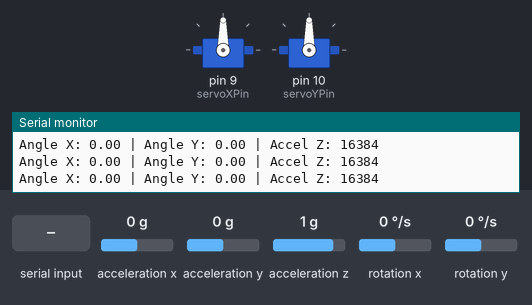
The sketch below on a simulated Arduino Uno, built with avr-gcc and run on an emulated ATmega328P. Parts: 2 × servo, the last lines printed to the serial monitor. Wiring (inferred from the names in the program): MPU-6050 motion sensor at I2C address 0x68. The test bench sets the inputs (shaded band); at power-on: acceleration y 0 g, acceleration z 1 g, acceleration x 0 g, rotation x 0 °/s, rotation y 0 °/s.

Above: at 1.2 s.
1.3 s: "30,150\n" received over Serial
At 2.4 s:
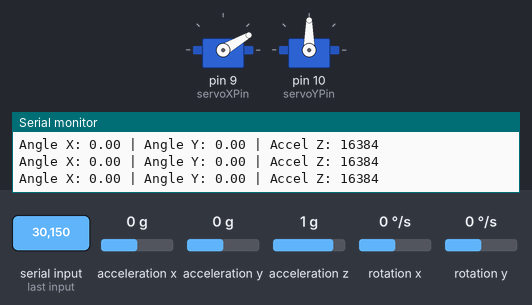
2.8 s: acceleration y set to -1.4 g
At 3.4 s:
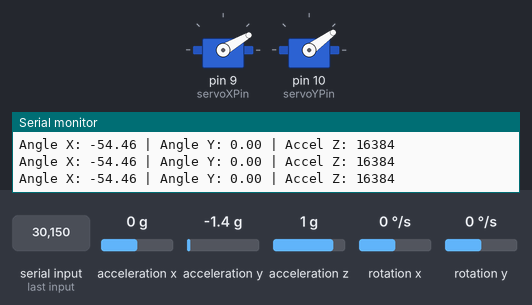
4.3 s: acceleration z set to -1.4 g
At 5.3 s:
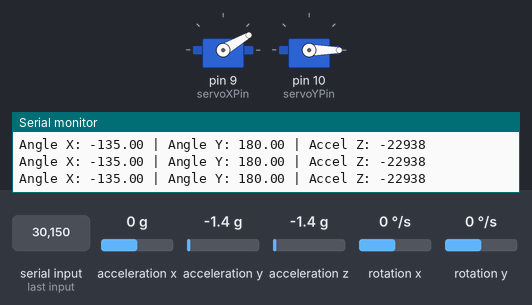
5.8 s: "auto\n" received over Serial
At 7.0 s:
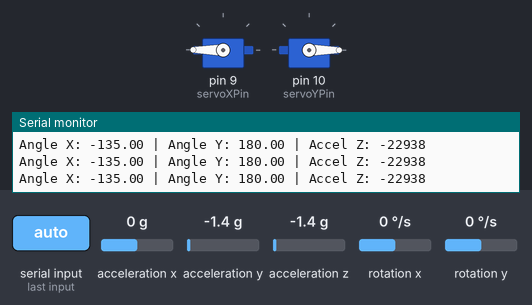
7.3 s: "90,45\n" received over Serial
At 8.0 s:
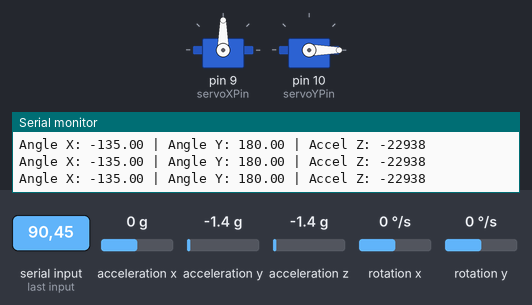
8.8 s: "5\n" received over Serial
At 9.3 s:
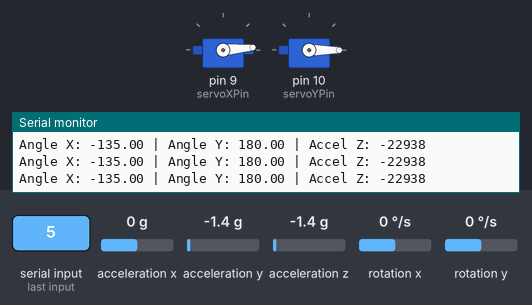
Timing chart, 0 to 11.3 s (numbered marks = the images above; inputs shaded):
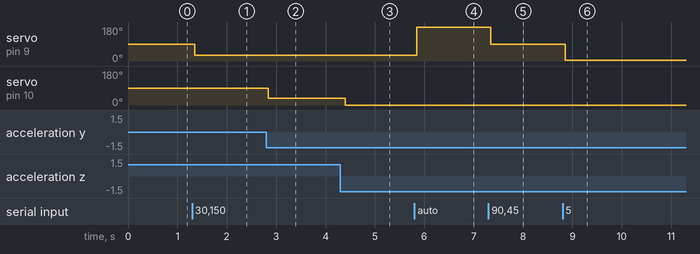

The sketch:

2AxisGimbalProject.ino
```cpp
#include <Wire.h>
#include <Servo.h>

// Create servo objects for X and Y axes
Servo servoX;
Servo servoY;

// Define pin numbers for the servos
const int servoXPin = 9;
const int servoYPin = 10;

// MPU6050 I2C address constant
const int MPU_addr = 0x68;

// Variables to hold raw sensor readings
int16_t ax, ay, az;
int16_t gx, gy, gz;

// Manual control variables for the X-axis servo
bool isManualControlX = false; // Flag to toggle between manual and automatic modes
int manualXAngle = 90;          // Default angle for manual control
String inputString = "";         // To store serial input

void setup() {
  Serial.begin(9600); // Start serial communication at 9600 baud rate
  Wire.begin();       // Initialize I2C communication

  // Set up the MPU6050 sensor
  Wire.beginTransmission(MPU_addr);
  Wire.write(0x6B); // Access the power management register
  Wire.write(0);    // Wake up the sensor
  Wire.endTransmission(true);

  // Attach servos to their respective pins
  servoX.attach(servoXPin);
  servoY.attach(servoYPin);

  // Initialize servos to center position
  servoX.write(90);
  servoY.write(90);
}

void loop() {
  // Check for available serial input
  if (Serial.available() > 0) {
    inputString = Serial.readStringUntil('\n'); // Read input until newline
    inputString.trim(); // Clean up any extra spaces or newlines

    // Print the received input for debugging
    Serial.print("Received command: '");
    Serial.print(inputString);
    Serial.println("'");

    // Handle the command to switch to automatic mode
    if (inputString.equalsIgnoreCase("auto")) {
      isManualControlX = false; // Enable automatic control
      Serial.println("Switched to Automatic Control.");
    }
    // Handle manual angle input
    else {
      int inputAngle = inputString.toInt(); // Convert string input to an integer
      if (inputAngle >= 0 && inputAngle <= 180) {
        manualXAngle = inputAngle; // Set the manual angle
        isManualControlX = true;    // Enable manual control
        Serial.print("Switched to Manual Control. Angle: ");
        Serial.println(manualXAngle);
      } else {
        Serial.println("Invalid input. Please enter an angle between 0 and 180 or 'auto'.");
      }
    }
  }

  // Read accelerometer data from MPU6050
  Wire.beginTransmission(MPU_addr);
  Wire.write(0x3B); // Starting register for accelerometer data
  Wire.endTransmission(false);
  Wire.requestFrom(MPU_addr, 6, true); // Request 6 bytes of data

  ax = Wire.read() << 8 | Wire.read(); // Read acceleration in X
  ay = Wire.read() << 8 | Wire.read(); // Read acceleration in Y
  az = Wire.read() << 8 | Wire.read(); // Read acceleration in Z

  // Read gyroscope data
  Wire.beginTransmission(MPU_addr);
  Wire.write(0x43); // Starting register for gyroscope data
  Wire.endTransmission(false);
  Wire.requestFrom(MPU_addr, 4, true); // Request 4 bytes of data

  gx = Wire.read() << 8 | Wire.read(); // Read gyroscope X
  gy = Wire.read() << 8 | Wire.read(); // Read gyroscope Y

  // Calculate angles from the raw data
  float angleX = atan2(ay, az) * 180 / PI; // Calculate tilt on the Y-axis
  float angleY = atan2(ax, az) * 180 / PI; // Calculate tilt on the X-axis

  // Map calculated angles to servo positions
  int servoXPos = map(angleY, -90, 90, 0, 180);
  int servoYPos = map(angleX, -90, 90, 0, 180);

  // Control the X-axis servo
  if (isManualControlX) {
    servoX.write(manualXAngle); // Use the manual angle if manual control is active
  } else {
    servoX.write(constrain(servoXPos, 0, 180)); // Constrain to servo range for automatic control
  }

  // Always control the Y-axis servo automatically
  servoY.write(constrain(servoYPos, 0, 180));

  // Debugging output for angles and accelerometer data
  Serial.print("Angle X: ");
  Serial.print(angleX);
  Serial.print(" | Angle Y: ");
  Serial.print(angleY);
  Serial.print(" | Accel Z: ");
  Serial.println(az);

  delay(100); // Small delay for stability in readings
}
```

Measured:
- after the input at 1.3 s, servo on pin 9 (servoXPin): 90° → 30° after 0.05 s
- after the input at 2.8 s, servo on pin 10 (servoYPin): 90° → 36° at once
- after the input at 4.3 s, servo on pin 10 (servoYPin): 36° → 0° after 0.10 s
- after the input at 5.8 s, servo on pin 9 (servoXPin): 30° → 180° after 0.05 s
- after the input at 7.3 s, servo on pin 9 (servoXPin): 180° → 90° after 0.05 s
- after the input at 8.8 s, servo on pin 9 (servoXPin): 90° → 5° after 0.05 s
